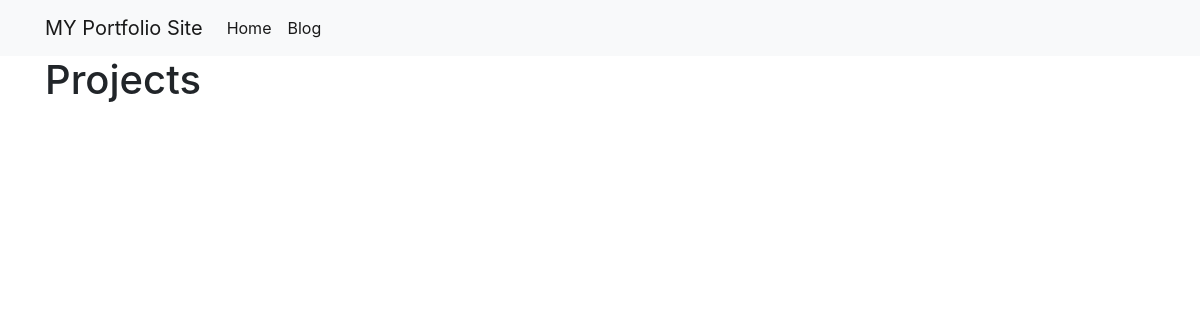
The app's page /, older data.
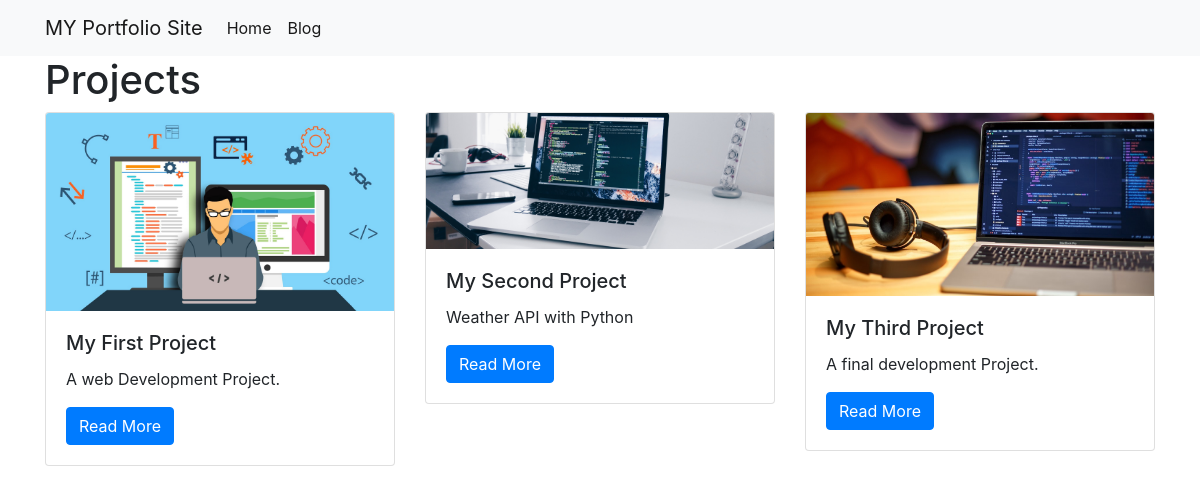
The same page, newer data.
### projects/models.py (models this page shows)
class Project(models.Model):
    title = models.CharField(max_length=100)
    description = models.TextField()
    technology = models.CharField(max_length=20)
    image = models.FilePathField(path="/img")

### projects/views.py (the view)
# urls.py: path("", views.project_index, name="project_index"),
def project_index(request):
    projects = Project.objects.all()
    context = {"projects": projects}
    return render(request, "project_index.html", context)

### projects/templates/project_index.html
{% extends "base.html" %}
{% load static %}
{% block page_content %}
<h1>Projects</h1>
<div class="row">
{% for project in projects %}
    <div class="col-md-4">
        <div class="card mb-2">
            <img class="card-img-top" src="{% static project.image %}">
            <div class="card-body">
                <h5 class="card-title">{{ project.title }}</h5>
                <p class="card-text">{{ project.description }}</p>
                <a href="{% url 'project_detail' project.pk %}"
                   class="btn btn-primary">
                    Read More
                </a>
            </div>
        </div>
    </div>
    {% endfor %}
</div>
{% endblock %}

### personal_portfolio/templates/base.html (shortened to what this page needs)
<link rel="stylesheet" href="https://stackpath.bootstrapcdn.com/bootstrap/4.1.3/css/bootstrap.min.css">
<nav class="navbar navbar-expand-lg navbar-light bg-light">
    <div class="container">
        <a class="navbar-brand" href="{% url 'project_index' %}">MY Portfolio Site</a>
        <div class="collapse navbar-collapse" id="navbarSupportedContent">
          <ul class="navbar-nav mr-auto">
            <li class="nav-item active">
              <a class="nav-link" href="{% url 'project_index' %}">Home</a>
            </li>
            <li class="nav-item active">
              <a class="nav-link" href="{% url 'blog_index' %}">Blog</a>
            </li>
          </ul>
        </div>
    </div>
</nav>
<div class="container">
    {% block page_content %}{% endblock %}
</div>

Row changes from the older to the newer data that the page shows:
added Project: image (picture), title "My First Project", description "A web Development Project."
added Project: image (picture), title "My Second Project", description "Weather API with Python"
added Project: image (picture), title "My Third Project", description "A final development Project."
